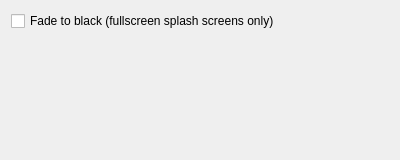
<?xml version="1.0" encoding="UTF-8"?>
<ui version="4.0">
 <class>NWin::LoginEffectConfigForm</class>
 <widget class="QWidget" name="NWin::LoginEffectConfigForm">
  <property name="geometry">
   <rect>
    <x>0</x>
    <y>0</y>
    <width>400</width>
    <height>160</height>
   </rect>
  </property>
  <layout class="QVBoxLayout" name="verticalLayout">
   <item>
    <widget class="QCheckBox" name="kcfg_FadeToBlack">
     <property name="text">
      <string>Fade to black (fullscreen splash screens only)</string>
     </property>
    </widget>
   </item>
   <item>
    <spacer name="verticalSpacer">
     <property name="orientation">
      <enum>Qt::Vertical</enum>
     </property>
     <property name="sizeHint" stdset="0">
      <size>
       <width>20</width>
       <height>40</height>
      </size>
     </property>
    </spacer>
   </item>
  </layout>
 </widget>
 <resources/>
 <connections/>
</ui>
